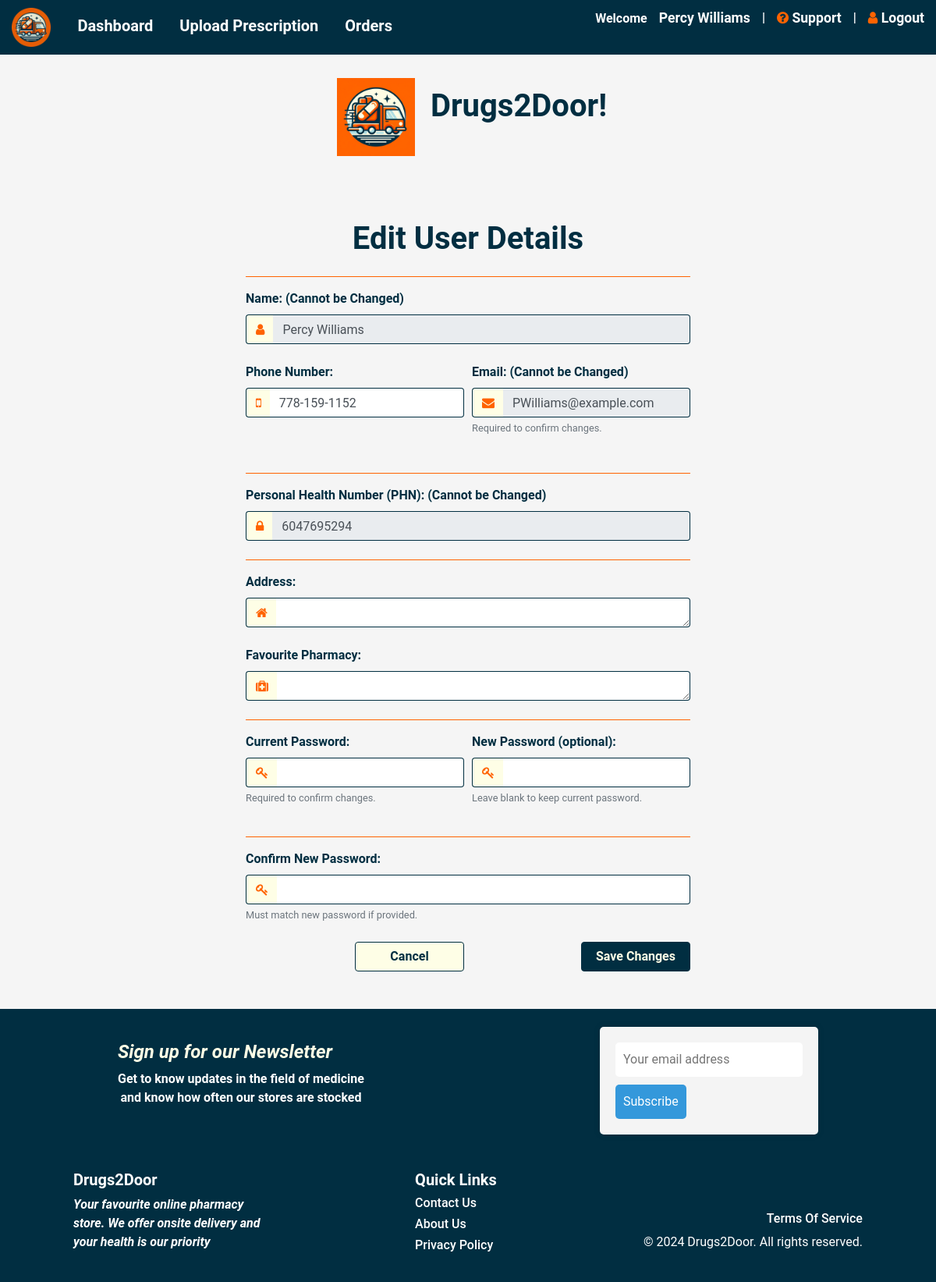
The page /userdetails (signed in) on the database its author committed.
### models.py (models this page shows, shortened)
class User(db.Model):
  __tablename__ = 'users'
  id = db.Column(db.Integer, primary_key=True)
  name = db.Column(db.String(100), nullable=False)
  email = db.Column(db.String(120), unique=True, nullable=False)
  password = db.Column(db.String(128), nullable=False)
  address = db.Column(db.String(255), nullable=True)
  phone = db.Column(db.String(20))
  phn = db.Column(db.String(120), unique=True, nullable=False)
  role_id = db.Column(db.Integer, db.ForeignKey('roles.id'))
  @property
  def is_authenticated(self):
    return bool(self.password)
  orders = relationship('Order', backref='user')

### app.py (the view)
@app.route('/userdetails', methods=['GET', 'POST'])
@login_required
def userdetails():
    form = UserUpdateForm()
    if form.validate_on_submit(): # pragma: no cover
        if bcrypt.check_password_hash(current_user.password, form.current_password.data):
            current_user.address = form.address.data
            current_user.phn = form.phn.data
            current_user.phone = format_phone(form.phone.data)
            if form.new_password.data:
                current_user.password = bcrypt.generate_password_hash(form.new_password.data).decode('utf-8')
            db.session.commit()
            flash('Your account information has been updated!', 'success')
            return redirect(url_for('userdetails'))
        else:
            flash('Incorrect current password.', 'error')
    elif request.method == 'GET':
        form.name.data = current_user.name
        form.address.data = current_user.address
        form.phone.data = current_user.phone
        form.email.data = current_user.email
        form.phn.data = current_user.phn  # populate PHN field
    return render_template('userdetails.html', title='User Details', form=form)

### forms.py
class UserUpdateForm(FlaskForm):
    email = StringField('Email', validators=[DataRequired(), Email()], render_kw={'readonly': True})
    name = StringField('Name', validators=[Optional(), Length(min=2, max=50)], render_kw={'readonly': True})
    address = TextAreaField('Address', validators=[Optional(), Length(min=0, max=255)])
    phone = StringField('Phone Number', validators=[Length(min=10, max=12), Regexp('^[0-9]{3}-?[0-9]{3}-?[0-9]{4}$', message="Phone number must be in the format: 123-456-7890 or 1234567890")])
    phn = StringField('Personal Health Number', render_kw={'readonly': True})
    current_password = PasswordField('Current Password', validators=[DataRequired()])
    new_password = PasswordField('New Password', validators=[password_complexity])
    confirm_password = PasswordField('Confirm New Password', validators=[EqualTo('new_password')])
    submit = SubmitField('Update')

### app.py (called while the page is built)
@login_manager.user_loader
def load_user(user_id):
    return User.query.get(int(user_id))

### templates/userdetails.html (shortened to what this page needs)
{% extends "base.html" %}
{% block content %}
<div class="container py-5">
  <h1 class="text-center mb-4">Edit User Details</h1>
  <form method="POST">
    <hr>
      <div class="form-group">
        <label for="name">Name: (Cannot be Changed)</label>
        <div class="input-group">
          <div class="input-group-prepend">
            <span class="input-group-text"><i class="fa fa-user icon-orange"></i></span>
          </div>
        {{ form.name(class="form-control custom-input") }}
        </div>
      </div>
    <div class="form-group">
      <div class="form-row">
        <div class="form-group col-md-6">
          <label for="phone">Phone Number:</label>
          <div class="input-group">
            <div class="input-group-prepend">
              <span class="input-group-text"><i class="fa fa-mobile icon-orange"></i></span>
            </div>
            {{ form.phone(class="form-control") }}
          </div>
        </div>
        <div class="form-group col-md-6">
          <label for="name">Email: (Cannot be Changed)</label>
          <div class="input-group">
            <div class="input-group-prepend">
              <span class="input-group-text"><i class="fa fa-envelope icon-orange"></i></span>
            </div>
          {{ form.email(class="form-control") }}
          </div>
          <small class="form-text text-muted">Required to confirm changes.</small>
        </div>
      </div>
      </div>
      <hr>
        <div class="form-group">
          <label for="phn">Personal Health Number (PHN): (Cannot be Changed)</label>
          <div class="input-group">
            <div class="input-group-prepend">
              <span class="input-group-text"><i class="fa fa-lock icon-orange"></i></span>
            </div>
          <input type="text" name="phn" class="form-control" value="{{ form.phn.data }}" disabled>
          </div>
        </div>
    <hr>
      <div class="form-group">
        <label for="address">Address:</label>
        <div class="input-group">
          <div class="input-group-prepend">
            <span class="input-group-text"><i class="fa fa-home icon-orange"></i></span>
          </div>
        {{ form.address(class="form-control", rows=1) }}
        </div>
      </div>
      <div class="form-group">
        <label for="address">Favourite Pharmacy:</label>
        <div class="input-group">
          <div class="input-group-prepend">
            <span class="input-group-text"><i class="fa fa-medkit icon-orange"></i></span>
          </div>
        {{ form.address(class="form-control", rows=1) }}
        </div>
      </div>
    <hr>
      <div class="form-row">
        <div class="form-group col-md-6">
          <label for="password">Current Password:</label>
          <div class="input-group">
            <div class="input-group-prepend">
              <span class="input-group-text"><i class="fa fa-key icon-orange"></i></span>
            </div>
            <input type="password" name="current_password" class="form-control" required>
          </div>
          <small class="form-text text-muted">Required to confirm changes.</small>
        </div>
        <div class="form-group col-md-6">
          <label for="new_password">New Password (optional):</label>
          <div class="input-group">
            <div class="input-group-prepend">
              <span class="input-group-text"><i class="fa fa-key icon-orange"></i></span>
            </div>
          <input type="password" name="new_password" class="form-control">
          </div>
          <small class="form-text text-muted">Leave blank to keep current password.</small>
        </div>
      </div>
    <hr>
      <div class="form-group">
        <label for="confirm_password">Confirm New Password:</label>
        <div class="input-group">
          <div class="input-group-prepend">
            <span class="input-group-text"><i class="fa fa-key icon-orange"></i></span>
          </div>
        <input type="password" name="confirm_password" class="form-control">
        </div>
        <small class="form-text text-muted">Must match new password if provided.</small>
      </div>
    <div class="form-row">
      <div class="col-md-6 align-right">
      <button type="submit" class="btn btn-primary btn-block half-width ml-7">Cancel</button>
      </div>
      <div class="col-md-6 align-right">
        <button type="submit" class="btn btn-secondary btn-block half-width ">Save Changes</button>
      </div>
    </div>
  </form>
</div>
{% endblock %}

### templates/base.html (shortened to what this page needs)
<!doctype html>
<html lang="en">
<head>
    <link rel="stylesheet" href="https://stackpath.bootstrapcdn.com/bootstrap/4.3.1/css/bootstrap.min.css">
    <link rel="stylesheet" href="{{ url_for('static', filename='css/styles.css') }}">
    <link rel="stylesheet" href="https://stackpath.bootstrapcdn.com/bootstrap/4.3.1/css/bootstrap.min.css">
    <link rel="stylesheet" href="{{ url_for('static', filename='css/home.css') }}">
    <link rel="stylesheet" href="https://cdnjs.cloudflare.com/ajax/libs/font-awesome/4.7.0/css/font-awesome.min.css">
</head>
<body>
    <nav>
        <a href="{{ url_for('home') }}">
            <img src="{{ url_for('static', filename='images/logo2.png') }}" alt="Homepage Logo" class="img-fluid" style="max-width: 50px;">
        </a>
        {% if current_user.is_authenticated %}
        {% if current_user.role_id == 2 %}
        <a href="{{ url_for('dashboard') }}" class="h5">Dashboard</a>
        <a href="{{ url_for('upload') }}" class="h5">Upload Prescription</a>
        <a href="{{ url_for('orders') }}" class="h5">Orders</a>
            <div class="right-align d-flex align-items-center my-auto">
                <span>Welcome<a href="{{ url_for('userdetails') }}">{{ current_user.name }}</a></span> |
                <a href="{{ url_for('support') }}"><i class="fa fa-question-circle"></i> Support</a> |
                <a href="{{ url_for('logout') }}"> <i class="fa fa-user"></i> Logout</a>
                {% endif %}
            </div>
        {% endif %}
    </nav>
    {% if request.endpoint == 'home' %}
    <style>
        nav {
        background-color: #012E41;
        font-weight: bold;
    }
    </style>
        <div class="wrapper">
            <div class="header">
                <a href="{{ url_for('home') }}"><img src="{{ url_for('static', filename='images/logo.png') }}" alt="Drugs2Door Logo" class="logo"></a>
                <h1>Drugs2Door!</h1>
            </div>
            <div class="first-wrapper">
                <h1> Your Dose Delivered, Stat!</h1>
            </div>
            <div class="second-wrapper">
                <a href="{{ url_for('home') }}"><img src="{{ url_for('static', filename='images/main-1.svg') }}" alt="pharmacist handing over paperwork" class="vector"></a>
                <div>
                    <h4>Get your drugs at your doorstep</h4>
                    <ul>
                        <li>Get straight delivery to the doorstep</li>
                        <li>We deliver within 24hrs of request</li>
                        <li>We gurantee speedily response</li>
                    </ul>
                    <a href="{{ url_for('upload') if current_user.is_authenticated else url_for('login') }}">
                        <button class="button">
                            <div class="text">
                                Get Prescription
                            </div>
                            <img src="{{ url_for('static', filename='images/right-arrow.svg') }}" alt="arrow inside button">
                        </button>
                    </a>
                </div>
            </div>
            <div class="third-wrapper">
                <div>
                    <h4>Chat with Pharmacists</h4>
                    <ul>
                        <li>Easily Refill</li>
                        <li>24/7 Chat Box</li>
                        <li>Get Notified</li>
                    </ul>
                    <a href="/support">
                    <button class="button">
                        <div class="text">
                            Talk to a Pharmacist
                        </div>
                        <img src="{{ url_for('static', filename='images/right-arrow.svg') }}" alt="">
                    </button>
                    </a>
                </div>
                <a href="{{ url_for('home') }}"><img src="{{ url_for('static', filename='images/main-2.svg') }}" alt="pharmacist handing over paperwork" class="vector"></a>
            </div>
        </div>
    {% else %}
        <div class="header">
            <a href="{{ url_for('home') }}"><img src="{{ url_for('static', filename='images/logo.png') }}" alt="Drugs2Door Logo" class="logo"></a>
            <h1>Drugs2Door!</h1>
        </div>
    {% endif %}
    <br>
    {% block content %}{% endblock %}
    <footer class="foot">
        <div class="f-cont">
            <div class="signup">
                <h4>Sign up for our Newsletter</h4>
                <p>
                    Get to know updates in the field of medicine <br> and know how often our stores are stocked
                </p>
            </div>
            <div class="subscription-form" id="subs-form">
                    <input type="email" id="sub-email" name="email" placeholder="Your email address">
                    <button type="" onclick="showPopup()">Subscribe</button>
            </div>
        </div>
        <div class="second-container">
                <div class="inner-cont-1">
                    <h5>Drugs2Door</h5>
                    <p>
                        Your favourite online pharmacy store. We offer onsite delivery and your health is our priority
                    </p>
                </div>
                <div class="inner-cont-2">
                    <h5>Quick Links</h5>
                    <h6>Contact Us</h6>
                    <h6>About Us</h6>
                    <h6>Privacy Policy</h6>
                </div>
                <div class="inner-cont-3">
                    <p>&copy; 2024 Drugs2Door. All rights reserved.</p>
                    <h6>Terms Of Service</h6>
                </div>
        </div>
    </footer>
</body>
</html>

### static/css/styles.css (style rules this page uses)
:root { --orange: #FF6300; --bone: #FEFEE6; --navy: #012E41; }
body { font-family: Arial, sans-serif; margin: 0; padding: 0; background-color: #f4f4f4; display: flex; flex-direction: column; min-height: 100vh; }
nav { background-color: #333; color: #fff; padding: 10px 0; text-align: left; }
nav a { color: #fff; margin: 0 15px; text-decoration: none; font-size: 1.1em; }
h1 { color: #333; text-align: center; }
p { text-align: center; }
.logo { display: block; margin-top: 20px; margin-left: auto; margin-right: auto; margin-bottom: 0px; width: 300px; height: auto; padding: 10px; }
.right-align { float: right; }

### static/css/home.css (style rules this page uses)
body { background-color: #f5f5f5; font-family: Roboto, sans-serif; margin: 0; display: flex; flex-direction: column; min-height: 100vh; }
h1 { font-weight: 700; }
button { background-color: var(--bone); display: flex; flex-direction: row; justify-content: space-around; padding: 0.5em 0.5em; }
.foot { background-color: var(--navy); display: flex; height: 350px; justify-content: space-around; color: #FFF; flex-direction: column; margin-top: auto; }
.f-cont { display: flex; align-items: center; flex-direction: row; justify-content: space-around; }
.f-cont > div > h4 { font-weight: bolder; font-style: italic; color: var(--bone); }
.signup { flex-direction: column; }
.signup p { font-weight: bold; }
.subscription-form { background-color: #f4f4f4; padding: 20px; border-radius: 5px; box-shadow: 0px 0px 10px 0px rgba(0,0,0,0.1); }
.subscription-form input[type="email"] { padding: 10px; border: none; border-radius: 5px; margin-bottom: 10px; }
.subscription-form button { padding: 10px; border: none; border-radius: 5px; background-color: #3498db; color: white; cursor: pointer; }
.second-container { display: flex; justify-content: space-around; align-items: center; }
.inner-cont-1 { display: flex; flex-direction: column; width: 250px; text-align: left; }
.inner-cont-1 p { text-align: left; font-weight: bold; font-style: italic; }
.inner-cont-1 h5 { font-weight: bold; }
.inner-cont-2 { display: flex; flex-direction: column; text-align: left; height: 120px; }
.inner-cont-2 h5 { font-weight: bold; }
.inner-cont-3 { display: flex; flex-direction: column-reverse; text-align: right; height: 120px; }

### templates/base.html (style rules this page uses)
.logo { height: 120px; width: 120px; margin-right: 10px; }
.header { display: flex; align-items: center; justify-content: center; text-align: center; }
.right-align { float: right; font-weight: bold; }
nav { background-color: #012E41; font-weight: bold; }
.fa-user { color:#FF6300 }
.fa-question-circle { color:#FF6300 }
.h5 { font-weight: bold; }

### templates/userdetails.html (style rules this page uses)
.container { max-width: 600px; margin: 0 auto; }
.form-group { margin-bottom: 1.5rem; border-color: #ff6300; color: #012E41; }
label { font-weight: bold; }
.form-control { width: 100%; padding: .375rem .75rem; border: 1px solid #ced4da; border-radius: .25rem; border-color:#012E41; border-left: none; }
.btn-primary { color: #012E41; background-color: #FEFEE6; border-color: #012E41; padding: .375rem .75rem; cursor: pointer; font-weight: bold; }
.btn-secondary { color: #FEFEE6; background-color:#012E41; border-color: #012E41; padding: .375rem .75rem; cursor: pointer; font-weight: bold; }
.half-width { width: 50%; }
.align-right { display: flex; justify-content: flex-end; }
hr { border: 0; border-top: 1px solid #ff6300; }
.icon-orange { color: #ff6300; background-color: #FEFEE6; }
.input-group-text { background-color: #FEFEE6; border-color: #012E41; border-right: none; }
.custom-input { width: 100%; background-color: #FEFEE6; }
h1 { color: #012E41; }

### rows shown on the page
User: name "Percy Williams", phone "778-159-1152", email "PWilliams@example.com", phn "6047695294"
